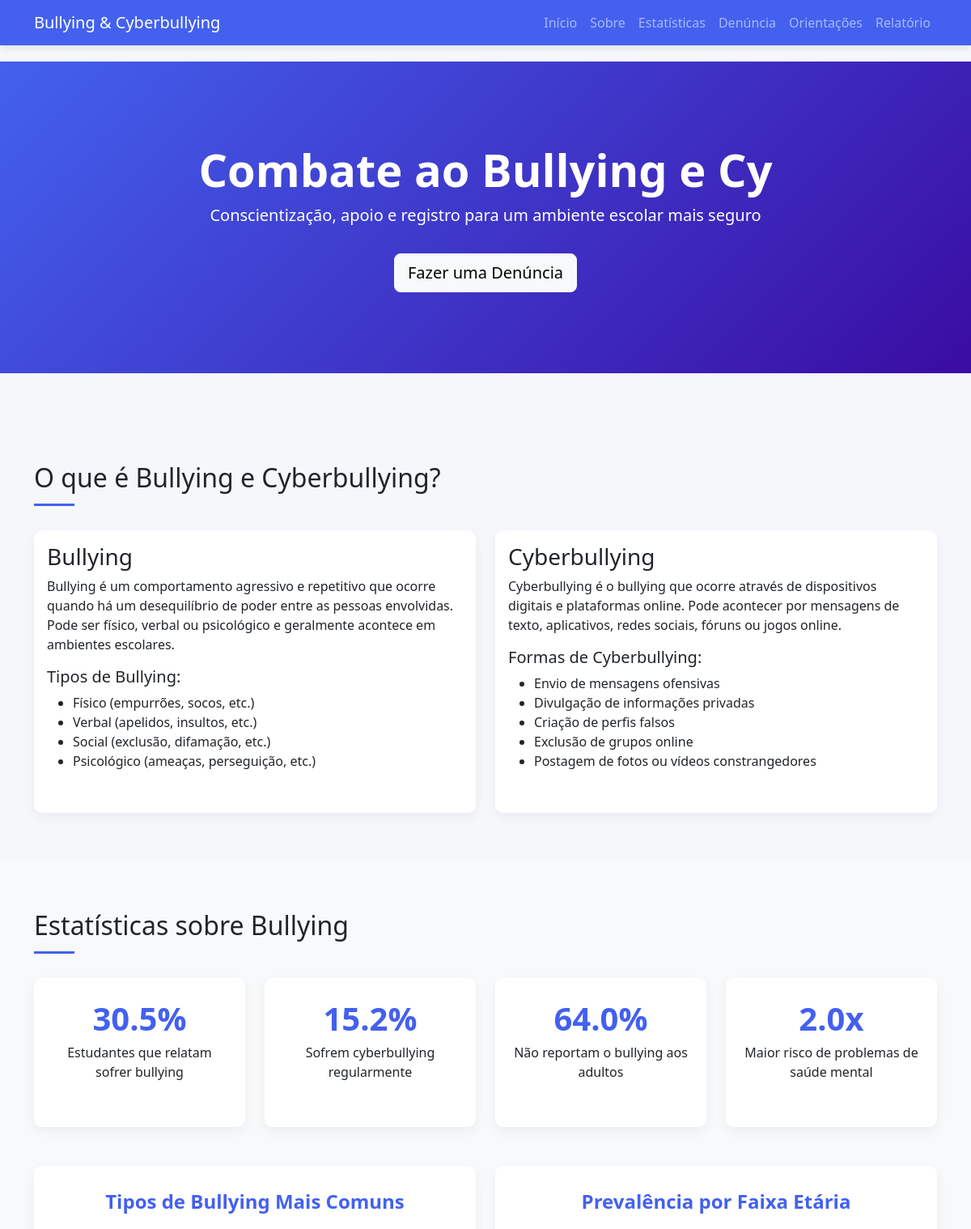
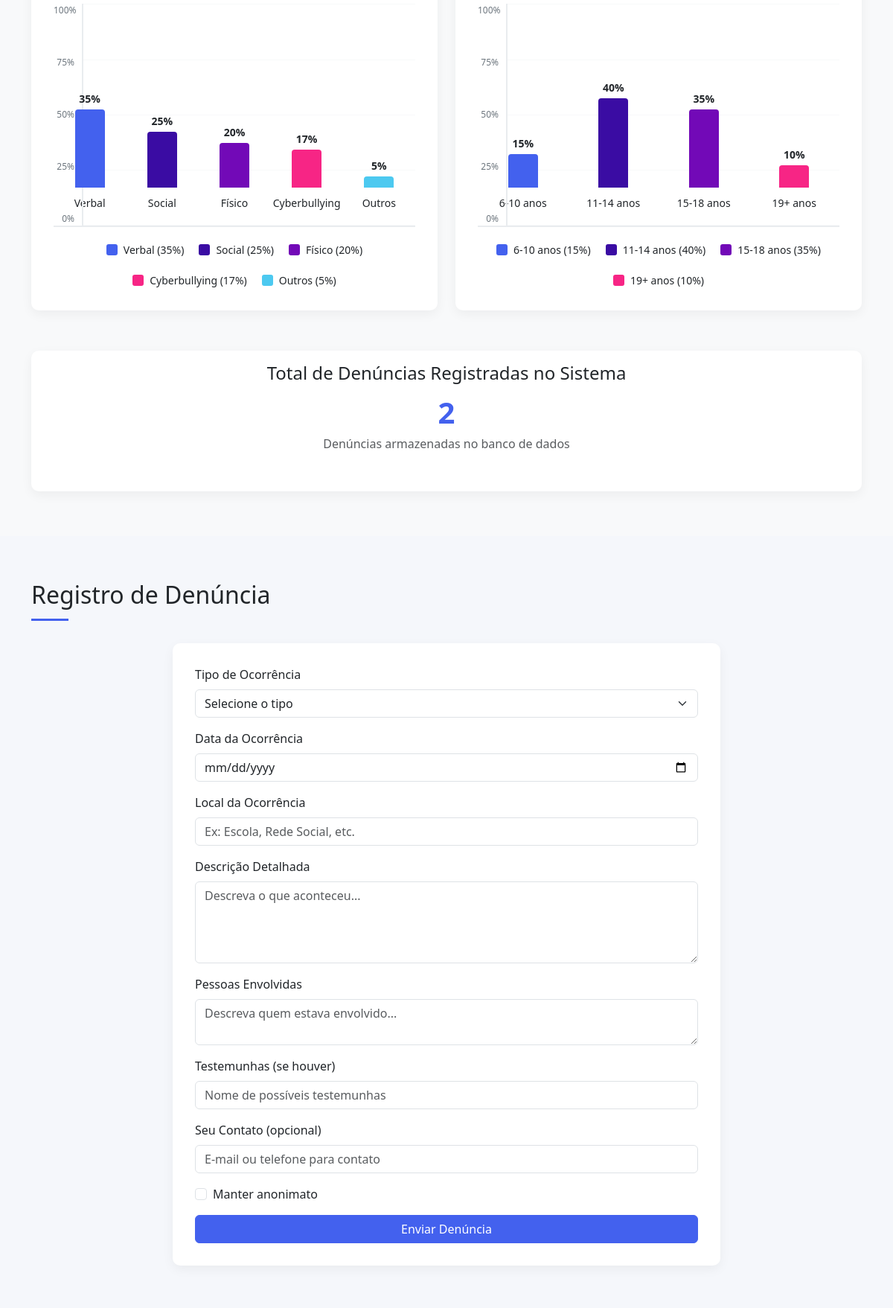
The page / (upper part) on the database its author committed (2 pictures, top to bottom).
### database.py (models this page shows)
class Estatistica(db.Model):
    id = db.Column(db.Integer, primary_key=True)
    tipo = db.Column(db.String(50), nullable=False)
    valor = db.Column(db.Float, nullable=False)
    descricao = db.Column(db.String(200))

### app.py (the view)
@app.route('/')
def index():
    estatisticas = Estatistica.query.all()
    denuncias = Denuncia.query.all()
    tipos_count = {
        'bullying': len([d for d in denuncias if d.tipo == 'bullying']),
        'cyberbullying': len([d for d in denuncias if d.tipo == 'cyberbullying'])
    }
    dados_tipos = {
        'Verbal': 35,
        'Social': 25,
        'Físico': 20,
        'Cyberbullying': 15 + tipos_count['cyberbullying'] * 2,
        'Outros': 5
    }
    dados_idade = {
        '6-10 anos': 15,
        '11-14 anos': 40,
        '15-18 anos': 35,
        '19+ anos': 10
    }
    return render_template('index.html',
                         estatisticas=estatisticas,
                         dados_tipos=dados_tipos,
                         dados_idade=dados_idade,
                         total_denuncias=len(denuncias))

### template/index.html (shortened to what this page needs)
<!DOCTYPE html>
<html lang="pt-BR">
<head>
    <link href="https://cdn.jsdelivr.net/npm/bootstrap@5.3.0/dist/css/bootstrap.min.css" rel="stylesheet">
</head>
<body>
    <nav class="navbar navbar-expand-lg navbar-dark fixed-top">
        <div class="container">
            <a class="navbar-brand" href="#">Bullying & Cyberbullying</a>
            <div class="collapse navbar-collapse" id="navbarNav">
                <ul class="navbar-nav ms-auto">
                    <li class="nav-item">
                        <a class="nav-link" href="#inicio">Início</a>
                    </li>
                    <li class="nav-item">
                        <a class="nav-link" href="#sobre">Sobre</a>
                    </li>
                    <li class="nav-item">
                        <a class="nav-link" href="#estatisticas">Estatísticas</a>
                    </li>
                    <li class="nav-item">
                        <a class="nav-link" href="#denuncia">Denúncia</a>
                    </li>
                    <li class="nav-item">
                        <a class="nav-link" href="#orientacoes">Orientações</a>
                    </li>
                    <li class="nav-item">
                        <a class="nav-link" href="/relatorio">Relatório</a>
                    </li>
                </ul>
            </div>
        </div>
    </nav>
    <section id="inicio" class="hero-section">
        <div class="container text-center">
            <h1 class="display-4 fw-bold">Combate ao Bullying e Cyberbullying</h1>
            <p class="lead">Conscientização, apoio e registro para um ambiente escolar mais seguro</p>
            <a href="#denuncia" class="btn btn-light btn-lg mt-3">Fazer uma Denúncia</a>
        </div>
    </section>
    <section id="sobre" class="info-section">
        <div class="container">
            <h2 class="section-title">O que é Bullying e Cyberbullying?</h2>
            <div class="row">
                <div class="col-md-6">
                    <div class="card h-100">
                        <div class="card-body">
                            <h3 class="card-title">Bullying</h3>
                            <p class="card-text">Bullying é um comportamento agressivo e repetitivo que ocorre quando há um desequilíbrio de poder entre as pessoas envolvidas. Pode ser físico, verbal ou psicológico e geralmente acontece em ambientes escolares.</p>
                            <h5>Tipos de Bullying:</h5>
                            <ul>
                                <li>Físico (empurrões, socos, etc.)</li>
                                <li>Verbal (apelidos, insultos, etc.)</li>
                                <li>Social (exclusão, difamação, etc.)</li>
                                <li>Psicológico (ameaças, perseguição, etc.)</li>
                            </ul>
                        </div>
                    </div>
                </div>
                <div class="col-md-6">
                    <div class="card h-100">
                        <div class="card-body">
                            <h3 class="card-title">Cyberbullying</h3>
                            <p class="card-text">Cyberbullying é o bullying que ocorre através de dispositivos digitais e plataformas online. Pode acontecer por mensagens de texto, aplicativos, redes sociais, fóruns ou jogos online.</p>
                            <h5>Formas de Cyberbullying:</h5>
                            <ul>
                                <li>Envio de mensagens ofensivas</li>
                                <li>Divulgação de informações privadas</li>
                                <li>Criação de perfis falsos</li>
                                <li>Exclusão de grupos online</li>
                                <li>Postagem de fotos ou vídeos constrangedores</li>
                            </ul>
                        </div>
                    </div>
                </div>
            </div>
        </div>
    </section>
    <section id="estatisticas" class="info-section bg-light">
        <div class="container">
            <h2 class="section-title">Estatísticas sobre Bullying</h2>
            <div class="row mb-5">
                {% for estatistica in estatisticas %}
                <div class="col-md-3">
                    <div class="card stat-card">
                        <div class="stat-number">{{ "%.1f"|format(estatistica.valor) }}{{ '%' if estatistica.tipo != 'problemas_saude_mental' else 'x' }}</div>
                        <p>{{ estatistica.descricao }}</p>
                    </div>
                </div>
                {% endfor %}
            </div>
            <div class="row">
                <div class="col-md-6">
                    <div class="chart-container">
                        <h4 class="chart-title">Tipos de Bullying Mais Comuns</h4>
                        <div class="bar-chart">
                            <div class="y-axis">
                                <div class="y-tick">100%</div>
                                <div class="y-tick">75%</div>
                                <div class="y-tick">50%</div>
                                <div class="y-tick">25%</div>
                                <div class="y-tick">0%</div>
                            </div>
                            <div class="chart-grid">
                                <div class="grid-line"></div>
                                <div class="grid-line"></div>
                                <div class="grid-line"></div>
                                <div class="grid-line"></div>
                                <div class="grid-line"></div>
                            </div>
                            {% for tipo, valor in dados_tipos.items() %}
                            <div class="bar-group">
                                <div class="bar" style="height: {{ valor * 3 }}px; background-color:
                                    {% if tipo == 'Verbal' %}#4361ee
                                    {% elif tipo == 'Social' %}#3a0ca3
                                    {% elif tipo == 'Físico' %}#7209b7
                                    {% elif tipo == 'Cyberbullying' %}#f72585
                                    {% else %}#4cc9f0
                                    {% endif %};">
                                    <span class="bar-value">{{ valor }}%</span>
                                </div>
                                <div class="bar-label">{{ tipo }}</div>
                            </div>
                            {% endfor %}
                        </div>
                        <div class="chart-legend">
                            {% for tipo, valor in dados_tipos.items() %}
                            <div class="legend-item">
                                <div class="legend-color" style="background-color:
                                    {% if tipo == 'Verbal' %}#4361ee
                                    {% elif tipo == 'Social' %}#3a0ca3
                                    {% elif tipo == 'Físico' %}#7209b7
                                    {% elif tipo == 'Cyberbullying' %}#f72585
                                    {% else %}#4cc9f0
                                    {% endif %};">
                                </div>
                                <span>{{ tipo }} ({{ valor }}%)</span>
                            </div>
                            {% endfor %}
                        </div>
                    </div>
                </div>
                <div class="col-md-6">
                    <div class="chart-container">
                        <h4 class="chart-title">Prevalência por Faixa Etária</h4>
                        <div class="bar-chart">
                            <div class="y-axis">
                                <div class="y-tick">100%</div>
                                <div class="y-tick">75%</div>
                                <div class="y-tick">50%</div>
                                <div class="y-tick">25%</div>
                                <div class="y-tick">0%</div>
                            </div>
                            <div class="chart-grid">
                                <div class="grid-line"></div>
                                <div class="grid-line"></div>
                                <div class="grid-line"></div>
                                <div class="grid-line"></div>
                                <div class="grid-line"></div>
                            </div>
                            {% for idade, valor in dados_idade.items() %}
                            <div class="bar-group">
                                <div class="bar" style="height: {{ valor * 3 }}px; background-color:
                                    {% if idade == '6-10 anos' %}#4361ee
                                    {% elif idade == '11-14 anos' %}#3a0ca3
                                    {% elif idade == '15-18 anos' %}#7209b7
                                    {% else %}#f72585
                                    {% endif %};">
                                    <span class="bar-value">{{ valor }}%</span>
                                </div>
                                <div class="bar-label">{{ idade }}</div>
                            </div>
                            {% endfor %}
                        </div>
                        <div class="chart-legend">
                            {% for idade, valor in dados_idade.items() %}
                            <div class="legend-item">
                                <div class="legend-color" style="background-color:
                                    {% if idade == '6-10 anos' %}#4361ee
                                    {% elif idade == '11-14 anos' %}#3a0ca3
                                    {% elif idade == '15-18 anos' %}#7209b7
                                    {% else %}#f72585
                                    {% endif %};">
                                </div>
                                <span>{{ idade }} ({{ valor }}%)</span>
                            </div>
                            {% endfor %}
                        </div>
                    </div>
                </div>
            </div>
            <div class="row mt-4">
                <div class="col-12 text-center">
                    <div class="card">
                        <div class="card-body">
                            <h4 class="card-title">Total de Denúncias Registradas no Sistema</h4>
                            <div class="stat-number">{{ total_denuncias }}</div>
                            <p class="text-muted">Denúncias armazenadas no banco de dados</p>
                        </div>
                    </div>
                </div>
            </div>
        </div>
    </section>
    <section id="denuncia" class="info-section">
        <div class="container">
            <h2 class="section-title">Registro de Denúncia</h2>
            <div class="row justify-content-center">
                <div class="col-md-8">
                    <div class="form-container">
                        <form action="/denuncia" method="POST">
                            <div class="mb-3">
                                <label for="tipo" class="form-label">Tipo de Ocorrência</label>
                                <select class="form-select" id="tipo" name="tipo" required>
                                    <option value="" selected disabled>Selecione o tipo</option>
                                </select>
                            </div>
                            <div class="mb-3">
                                <label for="data" class="form-label">Data da Ocorrência</label>
                                <input type="date" class="form-control" id="data" name="data" required>
                            </div>
                            <div class="mb-3">
                                <label for="local" class="form-label">Local da Ocorrência</label>
                                <input type="text" class="form-control" id="local" name="local" placeholder="Ex: Escola, Rede Social, etc." required>
                            </div>
                            <div class="mb-3">
                                <label for="descricao" class="form-label">Descrição Detalhada</label>
                                <textarea class="form-control" id="descricao" name="descricao" rows="4" placeholder="Descreva o que aconteceu..." required></textarea>
                            </div>
                            <div class="mb-3">
                                <label for="envolvidos" class="form-label">Pessoas Envolvidas</label>
                                <textarea class="form-control" id="envolvidos" name="envolvidos" rows="2" placeholder="Descreva quem estava envolvido..." required></textarea>
                            </div>
                            <div class="mb-3">
                                <label for="testemunhas" class="form-label">Testemunhas (se houver)</label>
                                <input type="text" class="form-control" id="testemunhas" name="testemunhas" placeholder="Nome de possíveis testemunhas">
                            </div>
                            <div class="mb-3">
                                <label for="contato" class="form-label">Seu Contato (opcional)</label>
                                <input type="email" class="form-control" id="contato" name="contato" placeholder="E-mail ou telefone para contato">
                            </div>
                            <div class="form-check mb-3">
                                <input class="form-check-input" type="checkbox" id="anonimo" name="anonimo">
                                <label class="form-check-label" for="anonimo">
                                    Manter anonimato
                                </label>
                            </div>
                            <button type="submit" class="btn btn-primary w-100">Enviar Denúncia</button>
                        </form>
                    </div>
                </div>
            </div>
        </div>
    </section>
</body>
</html>

### rows shown on the page
Estatistica: valor "30.5", tipo "%", descricao "Estudantes que relatam sofrer bullying"
Estatistica: valor "15.2", tipo "%", descricao "Sofrem cyberbullying regularmente"
Estatistica: valor "64.0", tipo "%", descricao "Não reportam o bullying aos adultos"
Estatistica: valor "2.0", tipo "x", descricao "Maior risco de problemas de saúde mental"

### other values the page prints
{{ valor }} "35" "25" "20" "17" "5"
{{ tipo }} "Verbal" "Social" "Físico" "Cyberbullying" "Outros"
{{ valor }} "15" "40" "35" "10"
{{ idade }} "6-10 anos" "11-14 anos" "15-18 anos" "19+ anos"
{{ total_denuncias }} "2"
